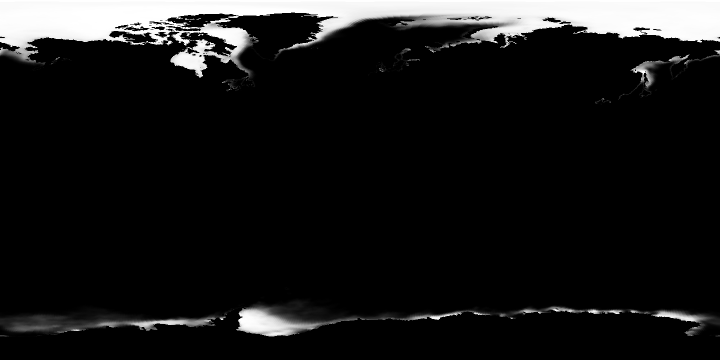
#> input picture Globe/ground/ice-01.png, 1440 x 720 px (shown at 1/2 size); its folder holds 3 pictures in this run
$ python ice.py
#> lines starting #> are read from the running program, lines starting #| are printed output that depends on the picture
### tools/adrift/data/sheets.py
"""What every Adrift data sheet shares: the grid, the month tiles, the encodings. Imported by the
builders beside it; not run on its own.

Every sheet is equirectangular, longitude across from 180 W at the left edge, latitude down from
90 N at the top, cell centres at half-cells. A sheet of months is a 4 x 3 grid of tiles, tile
(m % 4, m // 4) holding month m (0 = January); each tile is the month's W x H cells with a one-cell
border repeated from the opposite side east-west and from the edge north-south, so bilinear
sampling wraps and clamps by itself. `adrift/data/manifest.json` maps every file the app loads
to its place in the repository (`files`; Terra's own sheets are borrowed as they are) and says
how each sheet is decoded and the credit it is owed (`sheets`); every builder writes its own entry.
"""
import json
from pathlib import Path
import numpy as np
from PIL import Image

ROOT = Path(__file__).resolve().parents[3]
OUT = ROOT / 'adrift' / 'data'
MANIFEST = OUT / 'manifest.json'


def tile(a):
    """A month's cells (rows north to south) with the one-cell border round them."""
    a = np.concatenate([a[:, -1:], a, a[:, :1]], axis=1)
    return np.concatenate([a[:1], a, a[-1:]], axis=0)


# [48 lines left out: functions months, save, record, regrid, not called in this run]

### tools/adrift/data/ice.py
"""Builds the sea ice that holds a float: each month's usual ice concentration.

    python3 tools/adrift/data/ice.py

Source: Terra's own `Globe/ground/ice-MM.png` (1440 x 720), built by tools/globe/ground.py from the
NSIDC Sea Ice Index, version 4 (Fetterer et al.; monthly concentration, the month's mean over
2015-2024, 25 km polar stereographic; the pole the satellites never see counted as ice). Rebuild
those first if the source changes; this sheet only arranges them.

Out, adrift/data/ice.png, 5768 x 2166 grey: twelve 1442 x 722 tiles (sheets.py) of quarter-degree
cells, 255 all ice, 0 open water. A float is held where the concentration is 15% or more (the
Sea Ice Index's own edge, the 15% contour) and let go when the month's ice retreats past it.
"""
import numpy as np
from PIL import Image
from sheets import ROOT, months, save, tile

HOLD = 0.15


def main():
    tiles = []
    for m in range(1, 13):
        a = np.asarray(Image.open(ROOT / 'Globe' / 'ground' / f'ice-{m:02d}.png').convert('L'))
        print(f'month {m:2d}: ice {np.mean(a >= HOLD * 255):.3f} of the globe')
#| month  1: ice 0.114 of the globe
        tiles.append(tile(a))
#> in tile, `return np.concatenate([a[:1], a, a[-1:]], axis=0)`:
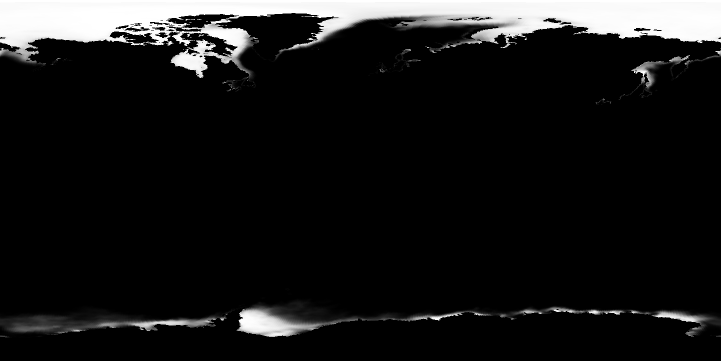
#> returned value: shape (722, 1442) (shown at 1/2 size); min 0, max 255, mean 25.2
    save('ice.png', months(tiles), 'L', {
        'what': 'the month\'s usual sea-ice concentration, 255 all ice',
        'cells': [1440, 720], 'tiles': [4, 3], 'border': 1, 'hold': HOLD,
        'source': 'NSIDC Sea Ice Index v4, monthly means 2015-2024, via Terra\'s Globe/ground/ice-MM.png',
        'credit': 'Fetterer, F., K. Knowles, W. N. Meier, M. Savoie and A. K. Windnagel. Sea Ice Index, Version 4. NSIDC'})


if __name__ == '__main__':
#> (the run stopped early here; a loop or call above may not have finished)
